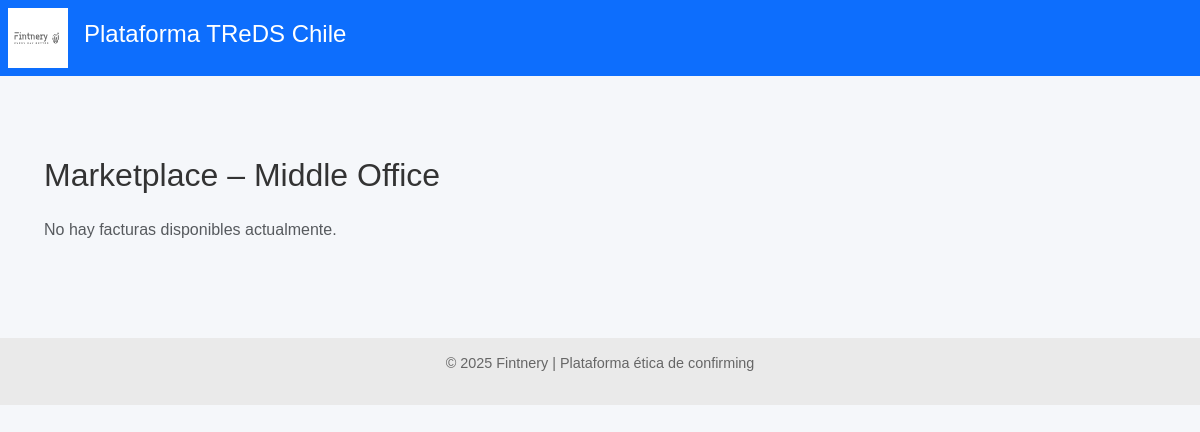
The app's page /marketplace/marketplace-general, older data.
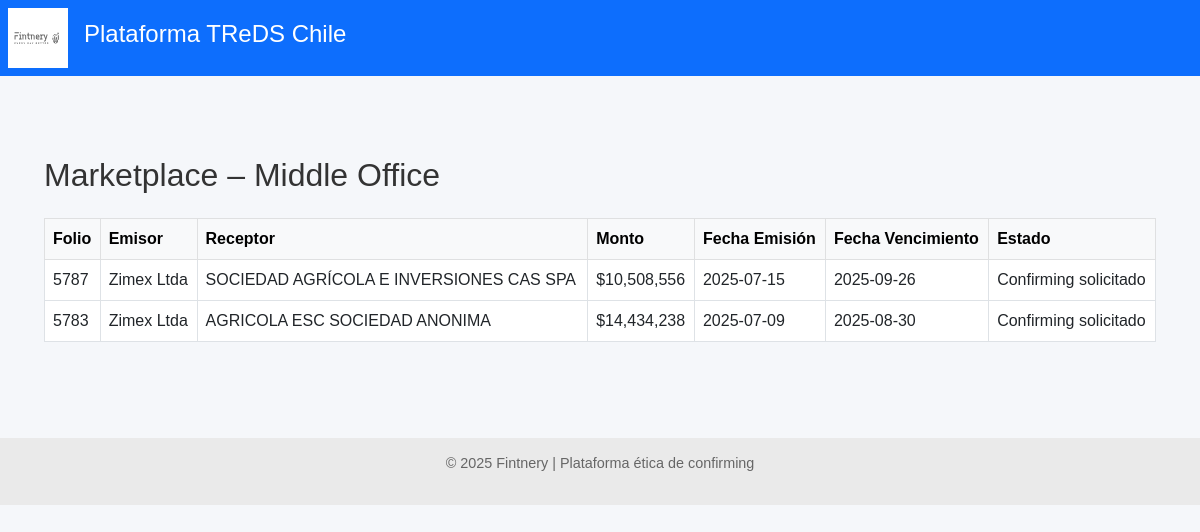
The same page, newer data.
### models.py (models this page shows)
class FacturaDB(Base):
    __tablename__ = "facturas"
    id = Column(Integer, primary_key=True, index=True)
    rut_emisor = Column(String, index=True)
    rut_receptor = Column(String)
    tipo_dte = Column(String)
    folio = Column(Integer)
    monto = Column(Integer)
    estado_dte = Column(String)
    razon_social_emisor = Column(String)
    razon_social_receptor = Column(String)
    fecha_emision = Column(Date)
    fecha_vencimiento = Column(Date)
    fecha_vencimiento_original = Column(Date, nullable=True)
    modificacion_aceptada_por_proveedor = Column(Boolean, nullable=True, default=None)
    confirming_solicitado = Column(Boolean, default=False)
    origen_confirmacion = Column(String, default="Desconocido")
    financiador_adjudicado = Column(Integer, ForeignKey("financiadores.id"), nullable=True)
    proveedor_id = Column(Integer, ForeignKey("proveedores.id"))
    proveedor = relationship("Proveedor", back_populates="facturas")
    pagador_id = Column(Integer, ForeignKey("pagadores.id"))
    pagador = relationship("Pagador", back_populates="facturas")
    ofertas = relationship("OfertaFinanciamiento", back_populates="factura")
    financiador = relationship(
        "Financiador",
        primaryjoin=Financiador.id == foreign(cast(financiador_adjudicado, Integer)), viewonly=True,
        uselist=False,
    )

### routers/marketplace.py (the view)
@router.get("/marketplace-general")
def ver_marketplace_general(request: Request, db: Session = Depends(get_db)):
    facturas = (
        db.query(FacturaDB)
        .filter(FacturaDB.estado_dte == "Confirming solicitado")
        .all()
    )
    return templates.TemplateResponse(
        "marketplace_general.html",
        {
            "request": request,
            "facturas": facturas
        }
    )

### templates/marketplace_general.html (shortened to what this page needs)
{% extends "base.html" %}
{% block content %}
<div class="container mt-5">
  <h2 class="mb-4">Marketplace – Middle Office</h2>
  {% if facturas %}
  <div class="table-responsive">
    <table class="table table-bordered table-hover bg-white">
      <thead class="table-light">
        <tr>
          <th>Folio</th>
          <th>Emisor</th>
          <th>Receptor</th>
          <th>Monto</th>
          <th>Fecha Emisión</th>
          <th>Fecha Vencimiento</th>
          <th>Estado</th>
        </tr>
      </thead>
      <tbody>
        {% for f in facturas %}
        <tr>
          <td>{{ f.folio }}</td>
          <td>{{ f.razon_social_emisor }}</td>
          <td>{{ f.razon_social_receptor }}</td>
          <td>${{ "{:,.0f}".format(f.monto) }}</td>
          <td>{{ f.fecha_emision }}</td>
          <td>{{ f.fecha_vencimiento }}</td>
          <td>{{ f.estado_dte }}</td>
        </tr>
        {% endfor %}
      </tbody>
    </table>
  </div>
  {% else %}
  <p class="text-muted">No hay facturas disponibles actualmente.</p>
  {% endif %}
</div>
{% endblock %}

### templates/base.html (shortened to what this page needs)
<!DOCTYPE html>
<html lang="es">
<head>
    <link href="https://cdn.jsdelivr.net/npm/bootstrap@5.3.0/dist/css/bootstrap.min.css" rel="stylesheet">
    <link rel="stylesheet" href="/static/styles.css">
</head>
<body>
    <header class="main-header d-flex align-items-center bg-primary text-white p-2">
        <img src="/static/LogoFIntneryWeb.svg" alt="Fintnery" class="logo me-3" style="height: 60px;">
        <h1 class="titulo-principal">Plataforma TReDS Chile</h1>
    </header>
    <main>
        {% block content %}{% endblock %}
    </main>
    <footer class="footer text-center mt-5">
        <p>&copy; 2025 Fintnery | Plataforma ética de confirming</p>
    </footer>
</body>
</html>

### static/styles.css (style rules this page uses)
body { font-family: sans-serif; margin: 0; background-color: #f5f7fa; color: #333; }
.main-header { background-color: #1f3a93; color: white; padding: 1em; display: flex; align-items: center; }
.logo { height: 40px; margin-right: 15px; }
.titulo-principal { font-size: 1.5em; }
footer.footer { background-color: #eaeaea; text-align: center; padding: 1em; font-size: 0.9em; color: #666; }
main { padding: 2em; }

Row changes from the older to the newer data that the page shows:
added FacturaDB: folio "5787", razon_social_emisor "Zimex Ltda", razon_social_receptor "SOCIEDAD AGRÍCOLA E INVERSIONES CAS SPA", monto "10,508,556", fecha_emision "2025-07-15", fecha_vencimiento "2025-09-26", estado_dte "Confirming solicitado"
added FacturaDB: folio "5783", razon_social_emisor "Zimex Ltda", razon_social_receptor "AGRICOLA ESC SOCIEDAD ANONIMA", monto "14,434,238", fecha_emision "2025-07-09", fecha_vencimiento "2025-08-30", estado_dte "Confirming solicitado"
Text that changed along with them:
text no longer shown: "No hay facturas disponibles actualmente."
text now shown: "Folio Emisor Receptor Monto Fecha Emisión Fecha Vencimiento Estado"
